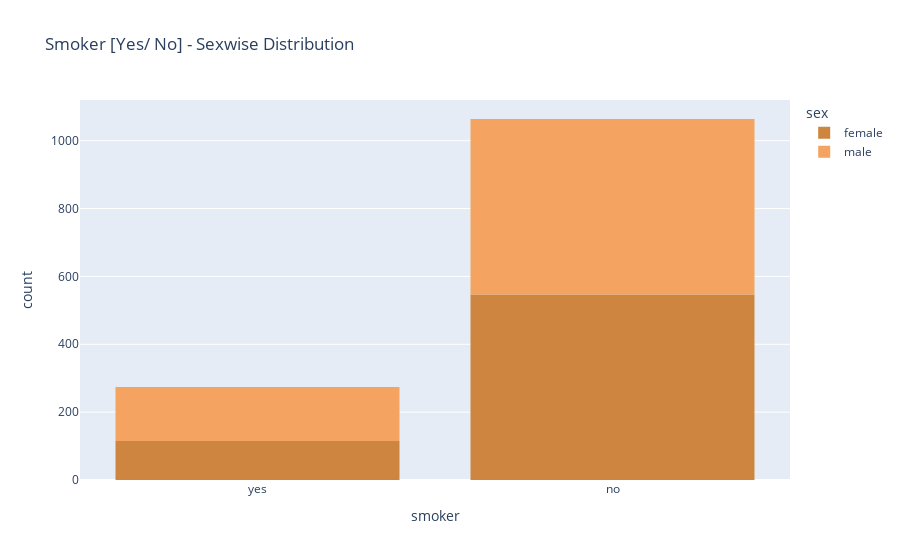

The code cell stored with this chart in its notebook:
### Markdown cell above
Conclusion - Most people are not the smokers

### Code cell
px.histogram(insurance_df, x = 'smoker', color = 'sex' , color_discrete_sequence=['peru', 'sandybrown'] ,title = 'Smoker [Yes/ No] - Sexwise Distribution')

### Figure 1 — Plotly figure (JSON) as saved in the notebook; plotly's stock layout.template omitted (floating-point values rounded to 4 significant figures; data arrays with more than 128 entries replaced by an {"elided": "..."} marker saying what was removed)
{"data": [{"alignmentgroup": "True", "bingroup": "x", "hovertemplate": "sex=female<br>smoker=%{x}<br>count=%{y}<extra></extra>", "legendgroup": "female", "marker": {"color": "peru", "pattern": {"shape": ""}}, "name": "female", "offsetgroup": "female", "orientation": "v", "showlegend": true, "type": "histogram", "x": {"elided": "662 str values"}, "xaxis": "x", "yaxis": "y"}, {"alignmentgroup": "True", "bingroup": "x", "hovertemplate": "sex=male<br>smoker=%{x}<br>count=%{y}<extra></extra>", "legendgroup": "male", "marker": {"color": "sandybrown", "pattern": {"shape": ""}}, "name": "male", "offsetgroup": "male", "orientation": "v", "showlegend": true, "type": "histogram", "x": {"elided": "676 str values"}, "xaxis": "x", "yaxis": "y"}], "layout": {"barmode": "relative", "legend": {"title": {"text": "sex"}, "tracegroupgap": 0}, "title": {"text": "Smoker [Yes/ No] - Sexwise Distribution"}, "xaxis": {"anchor": "y", "domain": [0, 1], "title": {"text": "smoker"}}, "yaxis": {"anchor": "x", "domain": [0, 1], "title": {"text": "count"}}}}
